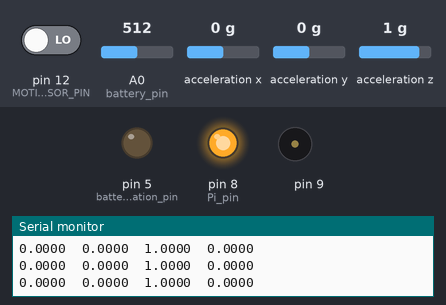
Bench run of a sketch on a simulated Arduino Uno, built with avr-gcc and run on an emulated ATmega328P. Parts: output pins drawn as LEDs (lit = HIGH), buzzer (waves = sounding), the last lines printed to the serial monitor. Wiring (inferred from the names in the program): ADXL345 accelerometer at I2C address 0x53. The inputs (shaded band) are chosen by the test bench; at power-on: A0 (battery_pin) = 512, pin 12 (MOTION_SENSOR_PIN) LOW, acceleration x 0 g, acceleration y 0 g, acceleration z 1 g. Random numbers use the default seed unless the sketch sets one.

Above: at 1.2 s.
1.3 s: A0 (battery_pin) set to 494
4.3 s: A0 (battery_pin) set to 471
At 5.6 s:
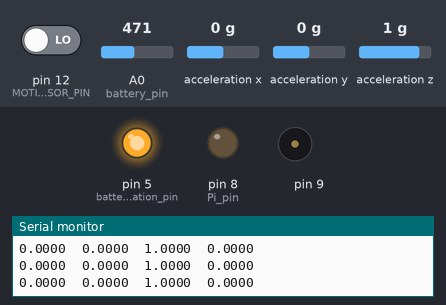
6.5 s: pin 12 (MOTION_SENSOR_PIN) driven HIGH
At 7.0 s:
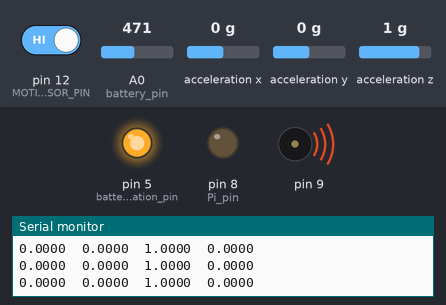
8.0 s: acceleration x set to -1.4 g
At 8.8 s:
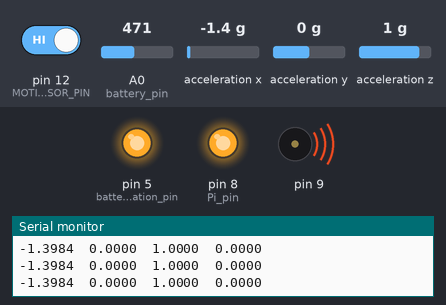
9.5 s: A0 (battery_pin) set to 716
At 10.2 s:
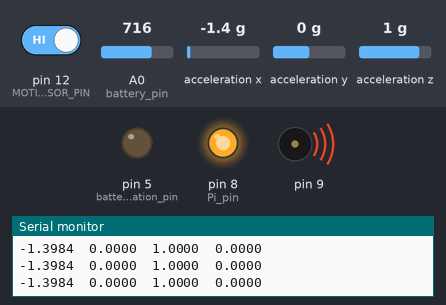
Timing chart, 0 to 14.6 s (numbered marks = the images above; inputs shaded):
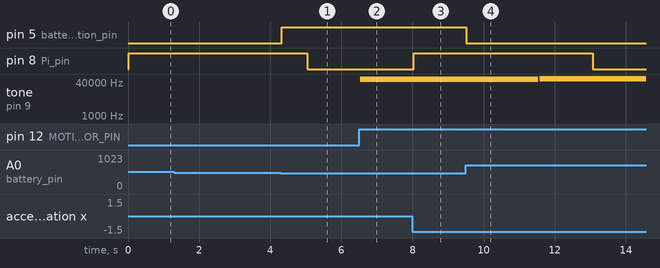

Measured:
- the behaviour switches between 484 and 483 on A0 (battery_pin) (found by bisection; images 0 and 1)
- after the input at 4.3 s, pin 5 (battery_notification_pin): LOW → HIGH at once
- after the input at 6.5 s, tone on pin 9: silent → 54611 Hz at once
- after the input at 8.0 s, pin 8 (Pi_pin): LOW → HIGH at once
- after the input at 9.5 s, pin 5 (battery_notification_pin): HIGH → LOW at once

The sketch:

Experiment_7.ino
```cpp
#include <Wire.h>
#include <toneAC.h>

#define MOTION_SENSOR_PIN 12  // Digital pin connected to the motion sensor
#define MOTION_SENSOR_PIN_2 11
#define MOTION_SENSOR_PIN_3 13

#define DURATION 5000        // Duration for which the frequency generation remains active (30 seconds)
#define DURATION_EGG 5000 // Pi on for 10s
#define Pi_pin 8
#define ADXL345 0x53
//pin 9 and 10 for ToneAC
#define battery_pin A0
#define battery_notification_pin 5
#define min_voltage 11.8


int movement = 0;
int pi_running = 0;
float xval;
float yval;
float zval;

float xprev = 0;
float yprev = 0;
float zprev = 0;

float jolt_sq;
float jolt_limit = 0.01;

unsigned long startTime_egg = 0;
unsigned long timeToStop_egg = 0;

float adc_in = 0.0;
float battery_voltage = 0.0;
int adc_val = 0;


void setup() {
  Serial.begin(9600);
  randomSeed(analogRead(0));
  pinMode(MOTION_SENSOR_PIN, INPUT);
  pinMode(MOTION_SENSOR_PIN_2, INPUT);
  pinMode(MOTION_SENSOR_PIN_3, INPUT);

  //pinMode(battery_pin, INPUT);
  pinMode(battery_notification_pin, OUTPUT);

  pinMode(Pi_pin, OUTPUT);
  digitalWrite(Pi_pin, LOW);
  Wire.begin();
  Wire.beginTransmission(ADXL345);
  Wire.write(0x2D);
  Wire.write(8);
  Wire.endTransmission();
  delay(10);


}

int motion = 0;
int running = 0;
unsigned long startTime = 0;
long frequency = 0;

void loop() {

  if(running)
    generateFrequency(frequency);

  else
    if ((digitalRead(MOTION_SENSOR_PIN) == HIGH) || (digitalRead(MOTION_SENSOR_PIN_2 == HIGH)|| (digitalRead(MOTION_SENSOR_PIN_3 == HIGH))))
      motion = 1;       // Motion detected
    else
      motion = 0;


  if(motion)
  {
    motion = 0;
    running = 1;
    startTime = millis();
    frequency = random(45000, 60001);
    toneAC(frequency);
  }

  egg_sensor_detect();
  battery_level();

}

void generateFrequency(long frequency) {

  unsigned long timeToStop = startTime+((unsigned long) DURATION);
  Serial.println();

  if(millis()>=timeToStop)
  {
    Serial.println("Time Up");
    running = 0;
    startTime = 0;
    cleanOutput();
  }
}


void cleanOutput()
{
  toneAC();
}


void egg_sensor_detect(void)
{
  Wire.beginTransmission(ADXL345);
  Wire.write(0x32);
  Wire.endTransmission(false);
  Wire.requestFrom(ADXL345, 6, true);
  xval = (Wire.read() | Wire.read() << 8);
  xval = xval/256;
  yval = (Wire.read() | Wire.read() << 8);
  yval = yval/256;
  zval = (Wire.read() | Wire.read() << 8);
  zval = zval/256;

  jolt_sq = (sq(xval-xprev) + sq(yval - yprev) + sq(zval-zprev));

  Serial.print(xval, 4);
  // print a tab between values:
  Serial.print("\t");
  Serial.print(yval, 4);
  // print a tab between values:
  Serial.print("\t");
  Serial.print(zval, 4);

  Serial.print("\t");
  Serial.print(jolt_sq, 4);

  Serial.println();
  xprev = xval;
  yprev = yval;
  zprev = zval;

  if (pi_running)
  {
    if(millis()>=timeToStop_egg)
    {
      digitalWrite(Pi_pin, LOW);
      pi_running = 0;
      startTime_egg = 0;
    }
  }
  else
  {
    if (jolt_sq > jolt_limit)
      movement = 1;
    else
      movement = 0;
  }

  if (movement)
  {
    digitalWrite(Pi_pin, HIGH);
    movement = 0;
    pi_running = 1;
    startTime_egg = millis();
    timeToStop_egg = startTime_egg+((unsigned long) DURATION_EGG);
  }

  // delay before next reading:
  delay(10);
}

void battery_level(void)
{
  adc_val = analogRead(battery_pin);
  adc_in = (float)(adc_val*5)/1024.0;
  battery_voltage = adc_in*5;

  if(battery_voltage < min_voltage)
    digitalWrite(battery_notification_pin, HIGH);
  else
    digitalWrite(battery_notification_pin, LOW);

}
```
